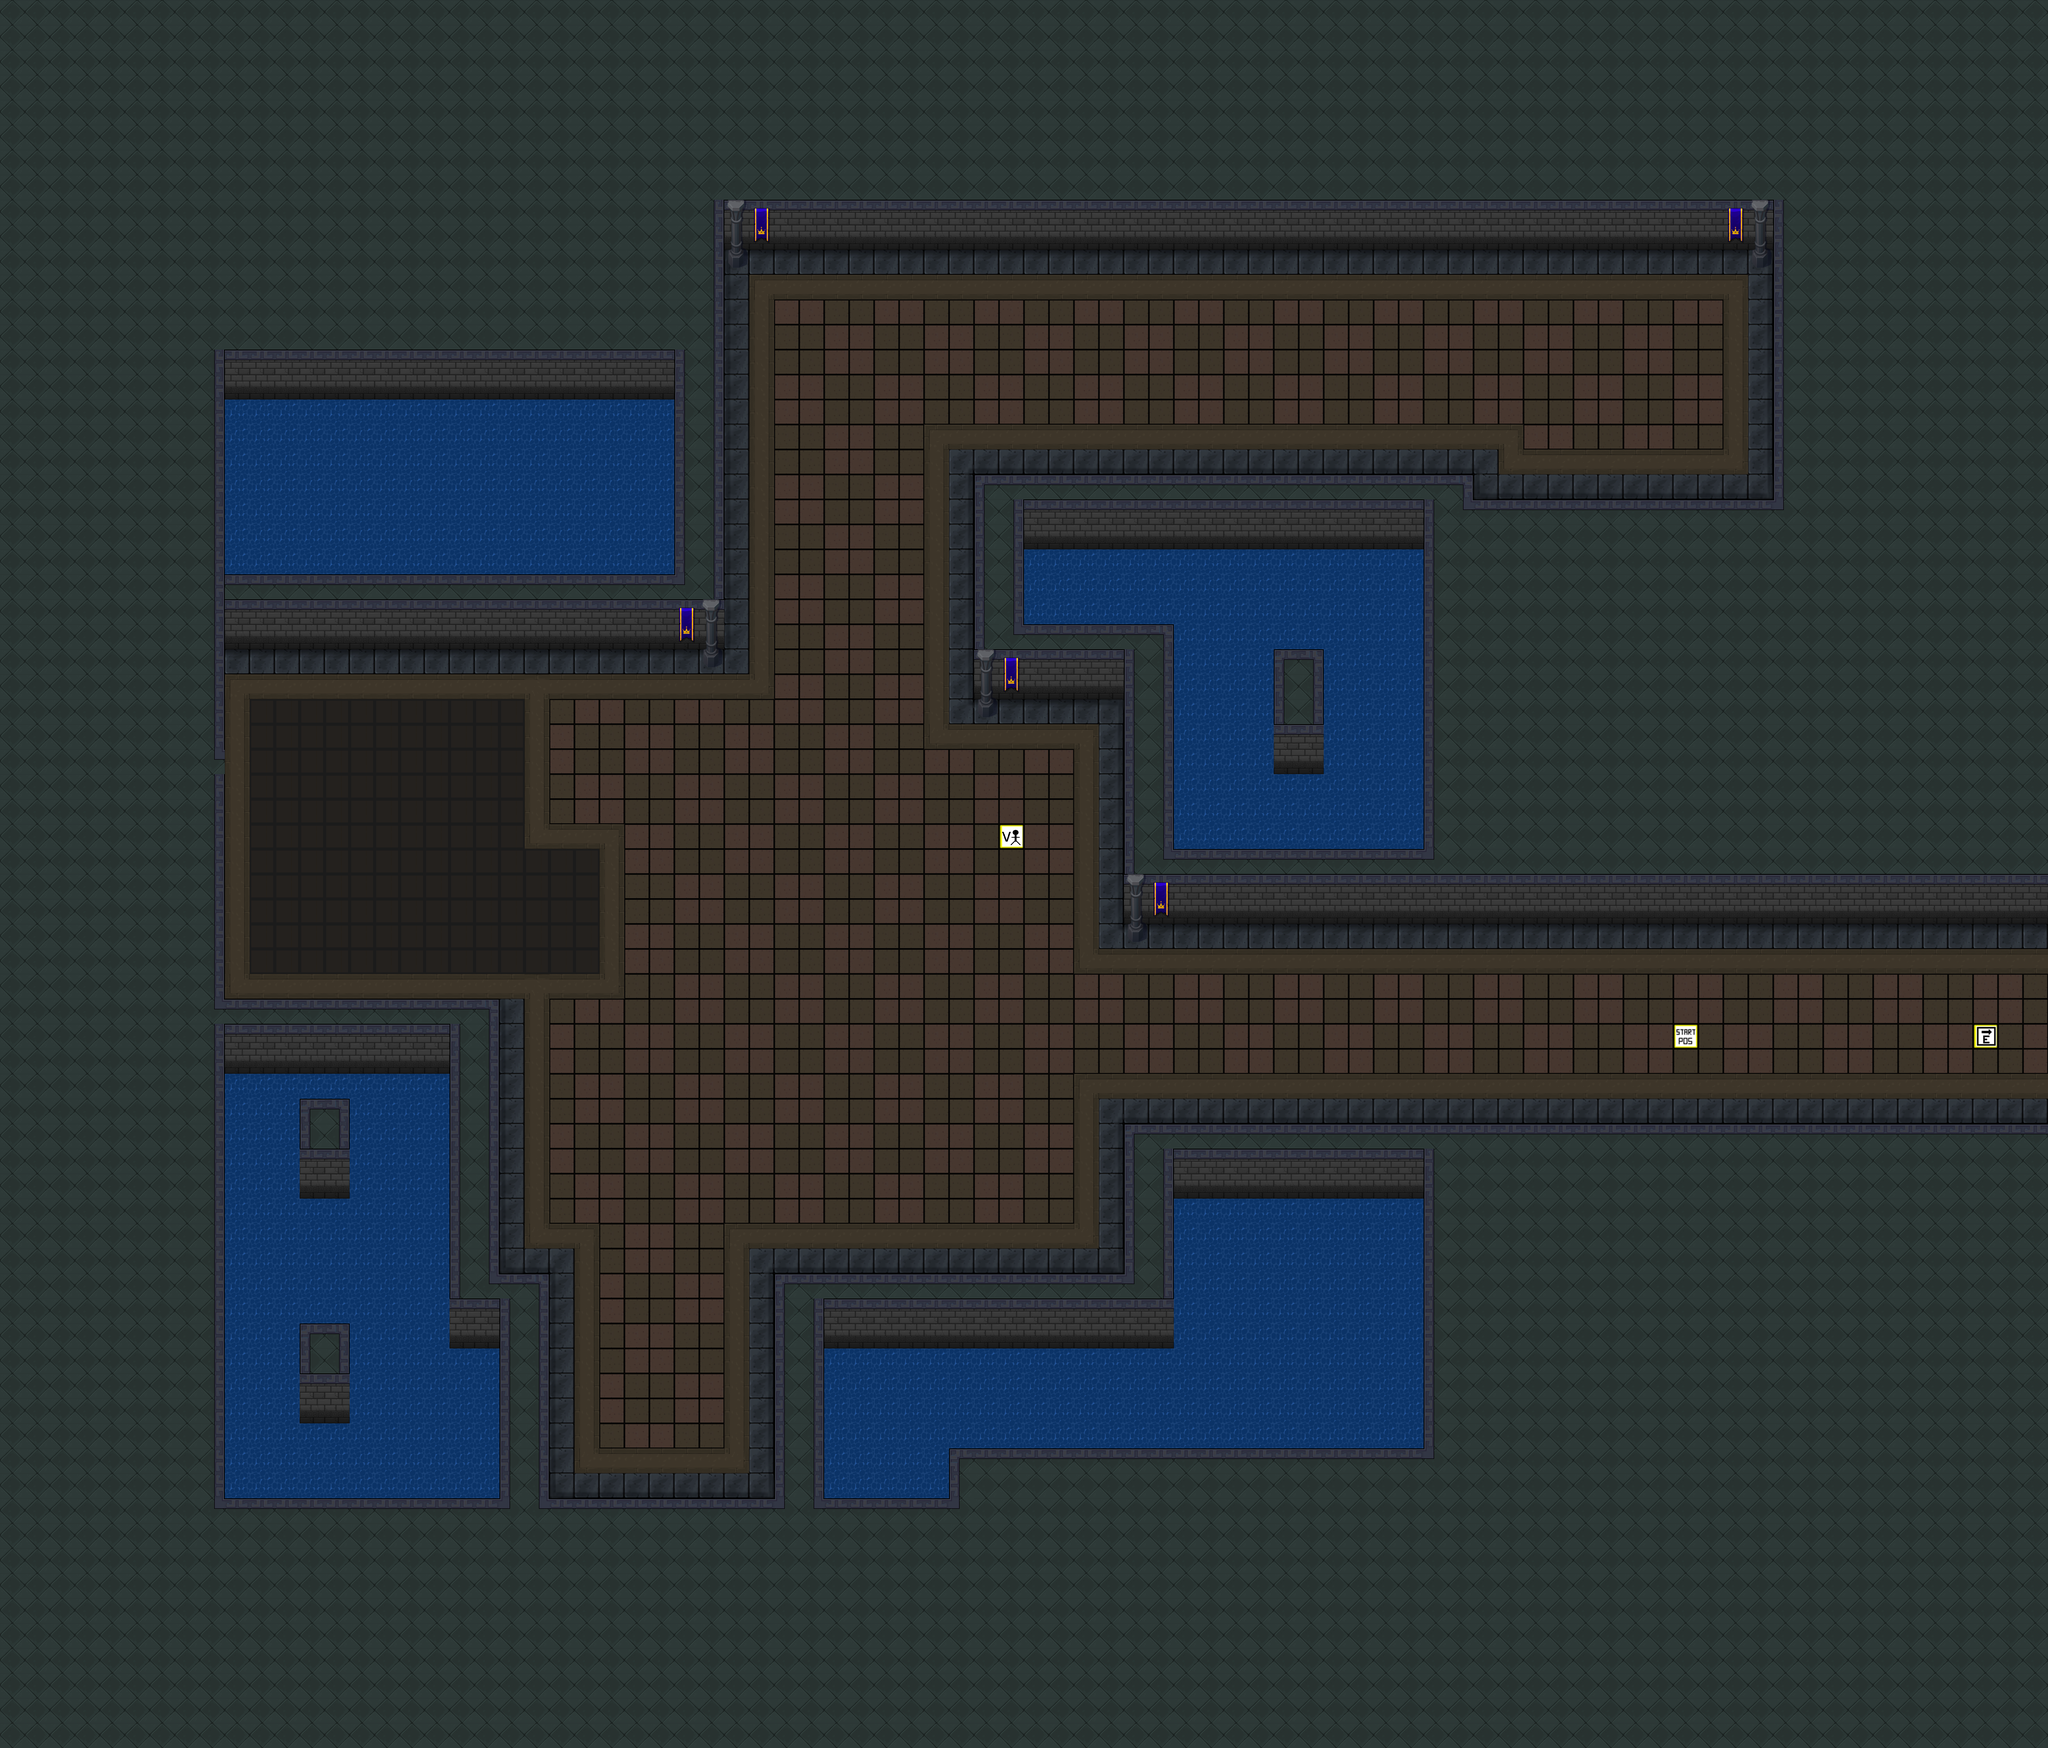

A 2D game scene composited from a Tiled map and its tileset images. What follows is a short description and the map's XML, with each tile layer's data collapsed to a summary:
An orthogonal 82x70 tile map with 64x64 px tiles, 3 tile layers (game tiles, extra game tiles, marker tiles), 2 tilesets and 12 objects (12x Collision).

<map version="1.2" tiledversion="1.3.4" orientation="orthogonal" renderorder="left-up" compressionlevel="0" width="82" height="70" tilewidth="64" tileheight="64" infinite="0" nextlayerid="73" nextobjectid="886">
 <tileset firstgid="1" name="marker_tiles" tilewidth="64" tileheight="64" tilecount="100" columns="10">
  <image source="marker_tiles.png" width="640" height="640" />
 </tileset>
 <tileset firstgid="101" name="tileset2" tilewidth="64" tileheight="64" tilecount="616" columns="22">
  <image source="tileset2.png" width="1408" height="1792" />
 </tileset>
 <layer id="70" name="game tiles" width="82" height="70">
  <data>[5740 cells, 5740 non-empty, 33 distinct tile ids]</data>
 </layer>
 <layer id="66" name="extra game tiles" width="82" height="70">
  <data>[5740 cells, 25 non-empty, 5 distinct tile ids]</data>
 </layer>
 <layer id="67" name="marker tiles" width="82" height="70">
  <data>[5740 cells, 3 non-empty, 3 distinct tile ids]</data>
 </layer>
 <objectgroup color="#ffaa00" id="42" name="collision" visible="0">
  <object id="839" name="Wall" type="Collision" x="0" y="0" width="1856" height="1664" />
  <object id="845" name="Wall" type="Collision" x="0" y="2560" width="1280" height="704" />
  <object id="852" name="Wall" type="Collision" x="2880" y="2880" width="2368" height="1600" />
  <object id="861" name="Wall" type="Collision" x="1984" y="3264" width="896" height="1216" />
  <object id="868" name="Wall" type="Collision" x="3776" y="1280" width="1472" height="1088" />
  <object id="873" name="Wall" type="Collision" x="0" y="1664" width="576" height="896" />
  <object id="877" name="Wall" type="Collision" x="2496" y="1216" width="1280" height="576" />
  <object id="881" name="Wall" type="Collision" x="2880" y="1792" width="896" height="576" />
  <object id="882" name="Wall" type="Collision" x="1856" y="0" width="3392" height="640" />
  <object id="883" name="Wall" type="Collision" x="4544" y="640" width="704" height="640" />
  <object id="884" name="Wall" type="Collision" x="0" y="3264" width="1408" height="1216" />
  <object id="885" name="Wall" type="Collision" x="1408" y="3840" width="576" height="640" />
 </objectgroup>
</map>
